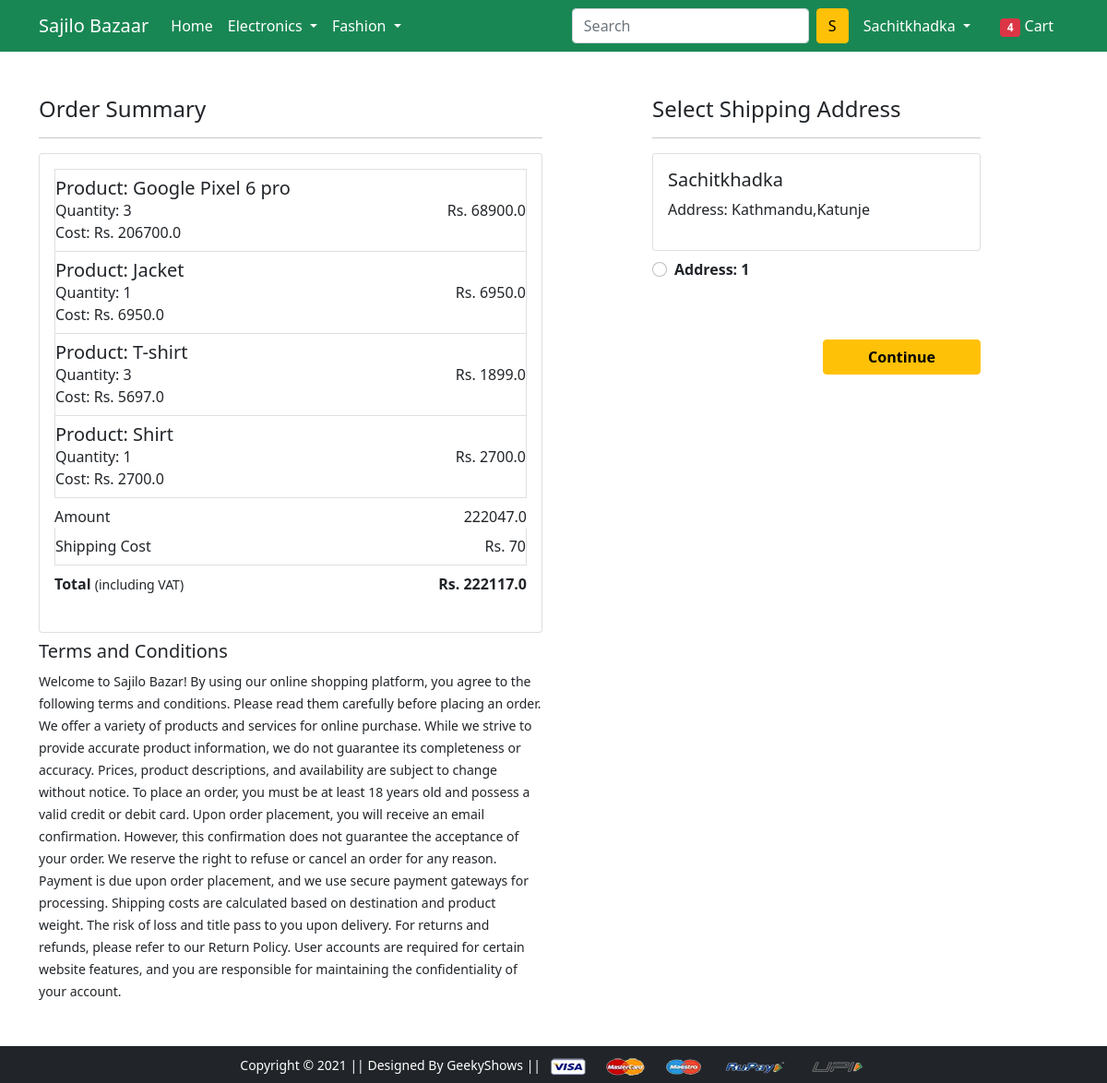
Before: /checkout/ (signed in) with the older database file.
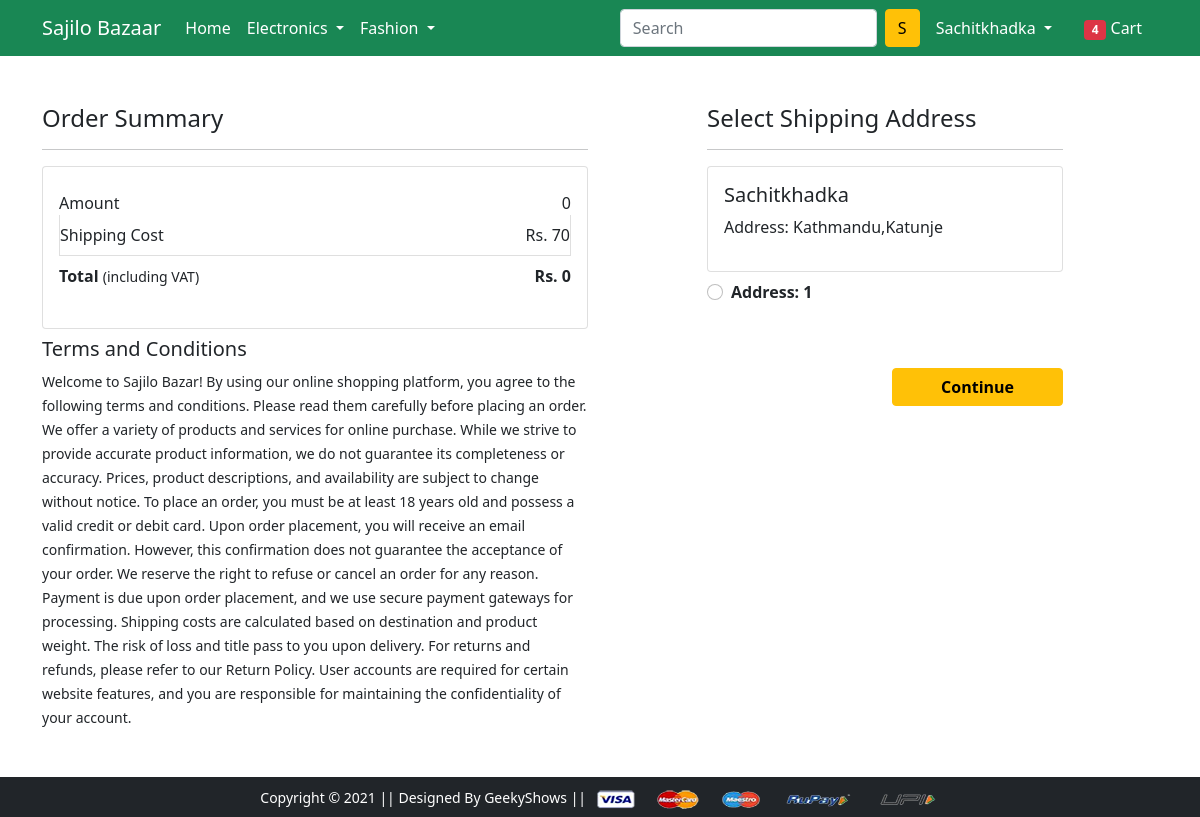
After: the same page with the newer database file.
### app/models.py (models this page shows, shortened)
class Cart(models.Model):
    user=models.ForeignKey(User,on_delete=models.CASCADE)
    product=models.ForeignKey(Product,on_delete=models.CASCADE)
    quantity=models.PositiveIntegerField(default=1)
    @property
    def total_cost(self):
        return str(self.quantity*self.product.discounted_price)

class Product(models.Model):
    title=models.CharField(max_length=100)
    selling_price=models.FloatField()
    discounted_price=models.FloatField()
    description=models.TextField()
    brand=models.CharField(max_length=100)
    category=models.CharField(choices=Category_Choices,max_length=100)
    product_image=models.ImageField(upload_to='productimg')

class Customer(models.Model):
    user=models.ForeignKey(User,on_delete=models.CASCADE)
    name=models.CharField(max_length=100)
    locality=models.CharField(max_length=200)
    city=models.CharField(max_length=100)
    zipcode=models.IntegerField()
    district=models.CharField(choices=District_Choices,max_length=100)

### app/views.py (the view)
# urls.py: path('checkout/',views.checkout,name='checkout'),
@login_required
def checkout(request):
 user=request.user
 customers=Customer.objects.filter(user=user)
 carts=Cart.objects.filter(user=user)
 amount=0
 total_amount=0
 shipping_amount=70
 cart_list=[p for p in Cart.objects.all() if p.user==user]
 for items in cart_list:
  amt=items.quantity*items.product.discounted_price
  amount+=amt
  total_amount=amount+shipping_amount
 return render(request, 'app/checkout.html',{
  'amount':amount,
  'total_amount':total_amount,
  'customers':customers,
  'carts':carts,
  'shipping_amount':shipping_amount,
 })

### app/templates/app/checkout.html (shortened to what this page needs)
{% extends 'app/base.html' %}
{% load static %}
{% block main-content %}
<div class="container">
 <div class="row mt-5">
  <div class="col-sm-6">
    <h4>Order Summary</h4>
    <hr>
    <div class="card mb-2">
      <div class="card-body">
        {% for cart in carts %}
        <li class="list-group-item d-flex justify-content-between align-items-center px-0">
          <div>
              <h5 class="mb-0">Product: {{cart.product.title}}</h5>
              <p class="mb-0">Quantity: {{cart.quantity}}</p>
              <p class="mb-0">Cost: Rs. {{cart.total_cost}}</p>
          </div>
          <span>Rs. {{cart.product.discounted_price}}</span>
        </li>
        {% endfor %}
        <ul class="list-group">
          <li class="list-group-item d-flex justify-content-between align-items-center border-0 px-0 pb-0">Amount<span id="amount">{{amount}}</span></li>
          <li class="list-group-item d-flex justify-content-between align-items-center px-0">Shipping Cost<span>Rs. {{shipping_amount}}</span></li>
          <li class="list-group-item d-flex justify-content-between align-items-center border-0 px-0 mb-3">
              <div>
                  <strong>Total</strong> <small>(including VAT)</small>
              </div>
              <span><strong id="total_amount">Rs. {{total_amount}}</strong></span>
          </li>
        </ul>
      </div>
    </div>
    <small>
      <h5>Terms and Conditions</h5>
      Welcome to Sajilo Bazar! By using our online shopping platform, you agree to the following terms and conditions. Please read them carefully before placing an order.
      We offer a variety of products and services for online purchase. While we strive to provide accurate product information, we do not guarantee its completeness or accuracy. Prices, product descriptions, and availability are subject to change without notice.
      To place an order, you must be at least 18 years old and possess a valid credit or debit card. Upon order placement, you will receive an email confirmation. However, this confirmation does not guarantee the acceptance of your order. We reserve the right to refuse or cancel an order for any reason.
      Payment is due upon order placement, and we use secure payment gateways for processing. Shipping costs are calculated based on destination and product weight. The risk of loss and title pass to you upon delivery.
      For returns and refunds, please refer to our Return Policy. User accounts are required for certain website features, and you are responsible for maintaining the confidentiality of your account.</small>
  </div>
  <div class="col-sm-4 offset-sm-1">
    <h4>Select Shipping Address</h4>
    <form action="/paymentdone" class="d-inline">
      <hr>
      {% for customer in customers %}
          <div class="card">
            <div class="card-body">
              <h5 class="text-capitalize">{{customer.user}}</h5>
              <p>Address: {{customer.city}},{{customer.locality}}</p>
            </div>
          </div>
          <div class="form-check mt-2 mb-5">
            <input class="form-check-input" name="customer_id" id="customer_id" type="radio" value="{{customer.id}}">
            <label class="form-check-label fw-bold" for="">
              Address: 1 </label>
          </div>
          <div class="text-end">
            <button type="submit" class="btn btn-warning mt-3 px-5 fw-bold">Continue</button>
          </div>
      {% endfor %}
    </form>
  </div>
 </div>
</div>
{% endblock main-content %}

Changed rows visible on the page:
removed Cart: product "Google Pixel 6 pro", quantity "3", total_cost "206700.0", product.discounted_price "68900.0"
removed Cart: product "Jacket", quantity "1", total_cost "6950.0", product.discounted_price "6950.0"
removed Cart: product "T-shirt", quantity "3", total_cost "5697.0", product.discounted_price "1899.0"
removed Cart: product "Shirt", quantity "1", total_cost "2700.0", product.discounted_price "2700.0"
Other visible differences:
{{ amount }}: "222047.0" → "0"
{{ total_amount }}: "222117.0" → "0"
